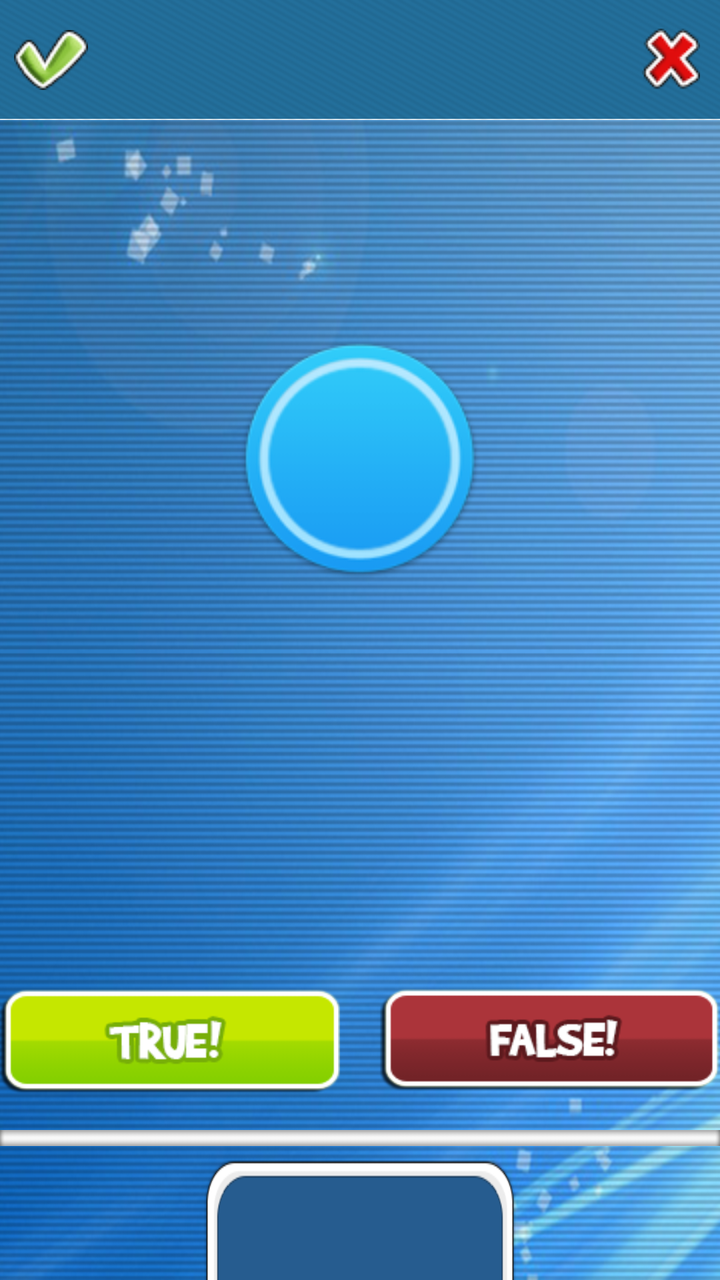
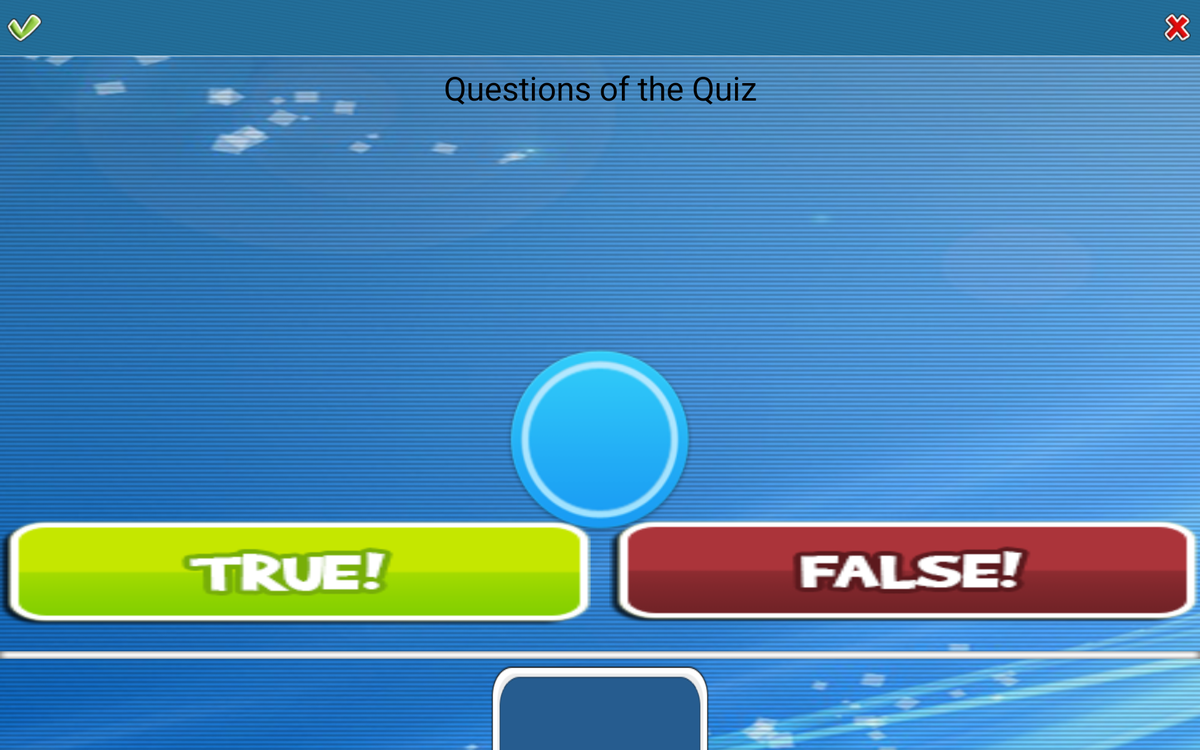

The same Android screen from two of the app's own layout files: first res/layout/ as a phone draws it, then the repository's variant for another configuration, drawn on a device whose configuration selects that folder. Both files follow.
<!-- AndroidManifest.xml: application theme AppTheme -->
<!-- res/layout/activity_single_player.xml -->
<LinearLayout xmlns:android="http://schemas.android.com/apk/res/android"
    xmlns:ads="http://schemas.android.com/apk/res-auto"
    xmlns:tools="http://schemas.android.com/tools"
    android:layout_width="fill_parent"
    android:layout_height="fill_parent"
    android:background="@drawable/white_bg"
    android:orientation="vertical">


    <RelativeLayout
        android:layout_width="match_parent"
        android:layout_height="fill_parent"
        android:background="@drawable/white_bg"
        tools:context=".MainActivity">

        <FrameLayout
            android:id="@+id/fm_container"
            android:layout_width="match_parent"
            android:layout_height="match_parent" />


        <RelativeLayout
            android:id="@+id/relText"
            android:layout_width="fill_parent"
            android:layout_height="60dip"
            android:background="@drawable/top"
            android:orientation="vertical">

            <TextView
                android:id="@+id/txtPlayerScore"
                android:layout_width="wrap_content"
                android:layout_height="wrap_content"
                android:layout_alignParentLeft="true"
                android:layout_centerInParent="true"
                android:layout_marginLeft="7sp"
                android:drawableLeft="@drawable/right"
                android:drawablePadding="6sp"
                android:textAppearance="?android:attr/textAppearanceMedium"
                android:textColor="@android:color/white"
                android:textIsSelectable="false"
                android:textSize="27sp"
                android:textStyle="bold"
                android:typeface="serif" />

            <TextView
                android:id="@+id/txtLevel"
                android:layout_width="wrap_content"
                android:layout_height="wrap_content"
                android:layout_centerInParent="true"
                android:paddingLeft="10dp"
                android:textAppearance="?android:attr/textAppearanceMedium"
                android:textColor="@android:color/white"
                android:textIsSelectable="false"
                android:textSize="27sp"
                android:textStyle="bold"
                android:typeface="serif" />

            <TextView
                android:id="@+id/txtPlayerLife"
                android:layout_width="wrap_content"
                android:layout_height="wrap_content"
                android:layout_alignParentRight="true"
                android:layout_centerInParent="true"
                android:drawableRight="@drawable/wrong"
                android:drawablePadding="6sp"
                android:paddingRight="10dp"
                android:textAppearance="?android:attr/textAppearanceMedium"
                android:textColor="@android:color/white"
                android:textIsSelectable="false"
                android:textSize="27sp"
                android:textStyle="bold"
                android:typeface="serif" />
        </RelativeLayout>

        <TextView
            android:id="@+id/txtQuestion"
            android:layout_width="fill_parent"
            android:layout_height="100sp"
            android:layout_below="@id/relText"
            android:layout_centerHorizontal="true"
            android:layout_marginTop="10dp"
            android:gravity="center_horizontal"
            android:textColor="@android:color/black"
            android:textIsSelectable="false"
            android:textSize="22sp" />

        <TextView
            android:id="@+id/txtTime"
            android:layout_width="wrap_content"
            android:layout_height="wrap_content"
            android:layout_below="@id/txtQuestion"
            android:layout_centerInParent="true"
            android:background="@drawable/timer_img"
            android:gravity="center"
            android:textColor="@android:color/white"
            android:textIsSelectable="false"
            android:textSize="40sp"
            android:textStyle="bold" />

        <RelativeLayout
            android:id="@+id/relBottom"
            android:layout_width="fill_parent"
            android:layout_height="wrap_content"
            android:layout_alignParentBottom="true"
            android:orientation="vertical">

            <ImageView
                android:id="@+id/imgbottom"
                android:layout_width="fill_parent"
                android:layout_height="wrap_content"
                android:background="@drawable/bottom_line"
                android:contentDescription="@string/app_name" />

            <Button
                android:id="@+id/btnSkip"
                android:layout_width="160dip"
                android:layout_height="60dip"
                android:layout_below="@+id/imgbottom"
                android:layout_centerInParent="true"
                android:layout_marginTop="7dp"
                android:background="@drawable/btn_skip_selector"
                android:gravity="center"
                android:onClick="btnSkipOnClickListener" />

            <ImageView
                android:id="@+id/fb_share_button"
                android:layout_width="40dip"
                android:layout_height="40dip"
                android:layout_alignBottom="@id/btnSkip"
                android:layout_alignParentRight="true"
                android:background="@drawable/facebook_icon"
                android:onClick="btnShareFacebookOnClickListener"
                android:visibility="gone" />

        </RelativeLayout>

        <LinearLayout
            android:id="@+id/linButtonTrueFalse"
            android:layout_width="match_parent"
            android:layout_height="wrap_content"
            android:layout_above="@id/relBottom"
            android:layout_marginBottom="10dip"
            android:orientation="horizontal"
            android:weightSum="2">

            <Button
                android:id="@+id/btnTrue"
                android:layout_width="160dip"
                android:layout_height="70dip"
                android:layout_gravity="center_horizontal"
                android:layout_marginRight="10dp"
                android:layout_weight="1"
                android:background="@drawable/btn_true_selector"
                android:onClick="btnTrueOnClickListener" />

            <Button
                android:id="@+id/btnFalse"
                android:layout_width="160dip"
                android:layout_height="70dip"
                android:layout_marginLeft="10dp"
                android:layout_weight="1"
                android:background="@drawable/btn_false_selector"
                android:onClick="btnFalseOnClickListener" />
        </LinearLayout>

    </RelativeLayout>

</LinearLayout>
<!-- resources referenced by this layout -->
<resources>
  <!-- drawable bottom_line: png bitmap (drawable, 2996 bytes) -->
  <!-- drawable btn_false_selector (drawable) -->
  <?xml version="1.0" encoding="utf-8"?>
  <selector xmlns:android="http://schemas.android.com/apk/res/android" >
      <item android:drawable="@drawable/btn_false_pressed" android:state_pressed="true"/>
      <item android:drawable="@drawable/btn_false"/>
  
  </selector>
  <!-- drawable btn_skip_selector (drawable) -->
  <?xml version="1.0" encoding="utf-8"?>
  <selector xmlns:android="http://schemas.android.com/apk/res/android" >
      <item android:drawable="@drawable/skip_visible_pressed" android:state_pressed="true"/>
       <item android:drawable="@drawable/skip_disable" android:state_enabled="false"/>
       <item android:drawable="@drawable/skip_visible" android:state_enabled="true"/>
      <item android:drawable="@drawable/skip_visible"/>
  </selector>
  <!-- drawable btn_true_selector (drawable) -->
  <?xml version="1.0" encoding="utf-8"?>
  <selector xmlns:android="http://schemas.android.com/apk/res/android" >
      <item android:drawable="@drawable/btn_true_pressed" android:state_pressed="true"/>
      <item android:drawable="@drawable/btn_true"/>
  
  </selector>
  <!-- drawable facebook_icon: png bitmap (drawable, 12039 bytes) -->
  <!-- drawable right: png bitmap (drawable, 5116 bytes) -->
  <!-- drawable timer_img: png bitmap (drawable, 13732 bytes) -->
  <!-- drawable top: png bitmap (drawable, 13357 bytes) -->
  <!-- drawable white_bg: png bitmap (drawable, 294010 bytes) -->
  <!-- drawable wrong: png bitmap (drawable, 4227 bytes) -->
  <string name="app_name">True Or False</string>
  <style name="AppTheme" parent="AppBaseTheme">
          
      </style>
  <!-- drawable btn_false_pressed: png bitmap (drawable, 6741 bytes) -->
  <!-- drawable btn_false: png bitmap (drawable, 7071 bytes) -->
  <!-- drawable skip_visible_pressed: png bitmap (drawable, 5162 bytes) -->
  <!-- drawable skip_disable: png bitmap (drawable, 5229 bytes) -->
  <!-- drawable skip_visible: png bitmap (drawable, 5327 bytes) -->
  <!-- drawable btn_true_pressed: png bitmap (drawable, 7865 bytes) -->
  <!-- drawable btn_true: png bitmap (drawable, 6481 bytes) -->
  <style name="AppBaseTheme" parent="android:Theme.Light">
          
      </style>
</resources>
<!-- res/layout-sw720dp/activity_single_player.xml (the repository's variant of the layout above) -->
<!-- drawn on a large tablet held sideways -->
<LinearLayout xmlns:android="http://schemas.android.com/apk/res/android"
    xmlns:tools="http://schemas.android.com/tools"
    xmlns:ads="http://schemas.android.com/apk/res-auto"
    android:layout_width="fill_parent"
    android:layout_height="fill_parent"
    android:background="@drawable/white_bg"
    android:orientation="vertical" >

	        
	<RelativeLayout
		android:layout_width="match_parent"
	    android:layout_height="fill_parent"
	    android:background="@drawable/white_bg"
	    tools:context=".MainActivity" >
	
	    <RelativeLayout
	        android:id="@+id/relText"
	        android:layout_width="fill_parent"
	        android:layout_height="60dip"
	        android:background="@drawable/top"
	        android:orientation="vertical" >
	
	        <TextView
	            android:id="@+id/txtPlayerScore"
	            android:layout_width="wrap_content"
	            android:layout_height="wrap_content"
	            android:layout_alignParentLeft="true"
	            android:layout_centerInParent="true"
	            android:layout_marginLeft="7sp"
	            android:drawableLeft="@drawable/right"
	            android:drawablePadding="6sp"
	            android:textAppearance="?android:attr/textAppearanceMedium"
	            android:textColor="@android:color/white"
	            android:textIsSelectable="false"
	            android:textSize="27sp"
	            android:textStyle="bold"
	            android:typeface="serif" />
	
	        <TextView
	            android:id="@+id/txtLevel"
	            android:layout_width="wrap_content"
	            android:layout_height="wrap_content"
	            android:layout_centerInParent="true"
	            android:paddingLeft="10dp"
	            android:textAppearance="?android:attr/textAppearanceMedium"
	            android:textColor="@android:color/white"
	            android:textIsSelectable="false"
	            android:textSize="27sp"
	            android:textStyle="bold"
	            android:typeface="serif" />
	
	        <TextView
	            android:id="@+id/txtPlayerLife"
	            android:layout_width="wrap_content"
	            android:layout_height="wrap_content"
	            android:layout_alignParentRight="true"
	            android:layout_centerInParent="true"
	            android:drawablePadding="6sp"
	            android:drawableRight="@drawable/wrong"
	            android:paddingRight="10dp"
	            android:textAppearance="?android:attr/textAppearanceMedium"
	            android:textColor="@android:color/white"
	            android:textIsSelectable="false"
	            android:textSize="27sp"
	            android:textStyle="bold"
	            android:typeface="serif" />
	    </RelativeLayout>
	
	    <TextView
	        android:id="@+id/txtQuestion"
	        android:layout_width="fill_parent"
	        android:layout_height="300sp"
	        android:layout_below="@id/relText"
	        android:layout_centerHorizontal="true"
	        android:layout_marginTop="10dp"
	        android:gravity="center_horizontal"
	        android:textColor="@android:color/black"
	        android:textIsSelectable="false"
	        android:text="Questions of the Quiz"
	        android:textSize="35sp" />
	
	    <TextView
	        android:id="@+id/txtTime"
	        android:layout_below="@id/txtQuestion"
	        android:layout_centerInParent="true"
	        android:layout_width="200dip"
	        android:layout_height="200dip"        
	        android:background="@drawable/timer_img"
	        android:gravity="center"
	        android:textColor="@android:color/white"
	        android:textIsSelectable="false"
	        android:textSize="40sp"
	        android:textStyle="bold" />
	

	
	    <RelativeLayout
	        android:id="@+id/relBottom"
	        android:layout_width="fill_parent"
	        android:layout_height="wrap_content"
	        android:layout_alignParentBottom="true"
	        android:orientation="vertical" >
	
	        <ImageView
	            android:id="@+id/imgbottom"
	            android:layout_width="fill_parent"
	            android:layout_height="wrap_content"
	            android:background="@drawable/bottom_line"
	            android:contentDescription="@string/app_name" />
	
	        <Button
	            android:id="@+id/btnSkip"
	            android:layout_width="240dip"
	            android:layout_height="90dip"
	            android:layout_below="@+id/imgbottom"
	            android:layout_centerInParent="true"
	            android:layout_marginTop="7dp"
	            android:background="@drawable/btn_skip_selector"
	            android:gravity="center"
	            android:onClick="btnSkipOnClickListener" />
	        
	        <ImageView
	            android:id="@+id/fb_share_button"
	            android:background="@drawable/facebook_icon"
	            android:visibility="gone"
	            android:layout_width="40dip"
	            android:layout_height="40dip"
	            android:onClick="btnShareFacebookOnClickListener"            
	            android:layout_alignBottom="@id/btnSkip"
	            android:layout_alignParentRight="true" />
	        
	    </RelativeLayout>
	
	    <LinearLayout
	        android:id="@+id/linButtonTrueFalse"
	        android:layout_width="match_parent"
	        android:layout_height="wrap_content"
	        android:layout_above="@id/relBottom"
	        android:layout_marginBottom="10dip"
	        android:orientation="horizontal"
	        android:weightSum="2" >
	
	        <Button
	            android:id="@+id/btnTrue"
	            android:layout_width="160dip"
	            android:layout_height="150dip"
	            android:layout_gravity="center_horizontal"
	            android:layout_marginRight="10dp"
	            android:layout_weight="1"
	            android:background="@drawable/btn_true_selector"
	            android:onClick="btnTrueOnClickListener" />
	
	        <Button
	            android:id="@+id/btnFalse"
	            android:layout_width="160dip"
	            android:layout_height="150dip"
	            android:layout_marginLeft="10dp"
	            android:layout_weight="1"
	            android:background="@drawable/btn_false_selector"
	            android:onClick="btnFalseOnClickListener" />
	    </LinearLayout>
	
	</RelativeLayout>
    
</LinearLayout>
